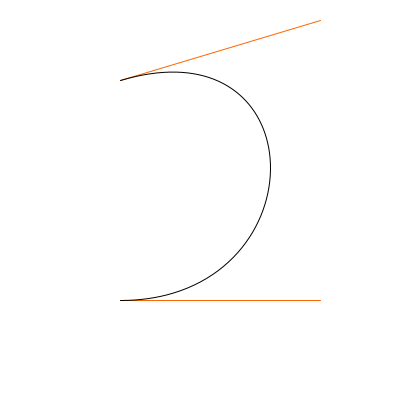
Frame 1 (no input)
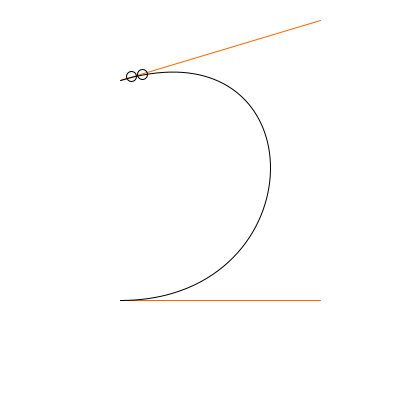
Frame 60 (the mouse pressed at the canvas centre just before this capture)
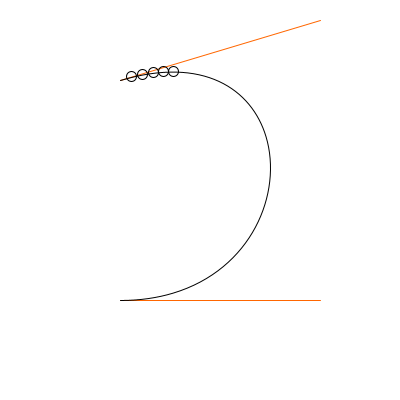
Frame 120 (the mouse held since frame 60 and released just before this capture)

The Processing sketch that drew these frames (run headless with seeded random() and noise(); from frame 60 on, the mouse is pressed at the canvas centre):

// Processing sketch: week12_05_bezier_ArrayList_class_Ball_draw_ArrayList_add
// ── week12_05_bezier_ArrayList_class_Ball_draw_ArrayList_add.pde
void setup(){
  size(400,400);
}
PVector p0=new PVector(120,80);
PVector p1=new PVector(320,20);
PVector p2=new PVector(320,300);
PVector p3=new PVector(120,300);
float t0=0.0;
ArrayList<Ball> balls=new ArrayList<Ball>();
void draw(){
  background(255);
  noFill();
  stroke(255,102,0);
  line(120,80,320,20);
  line(320,300,120,300);
  stroke(0,0,0);
  bezier(120,80,320,20,320,300,120,300);
  for(Ball ball:balls){
    ball.draw();
  }
  if(frameCount%20==0) balls.add(new Ball(p0,p1,p2,p3));
}
void mouseDragged(){
  t0+=0.01*(mouseX-pmouseY);
}
class Ball{
  PVector p0,p1,p2,p3;
  float t=0.0;
  Ball(PVector _p0,PVector _p1,PVector _p2,PVector _p3){
    p0=_p0;
    p1=_p1;
    p2=_p2;
    p3=_p3;
  }
  void draw(){
    float x=p0.x*(1-t)*(1-t)*(1-t)+3*p1.x*t*(1-t)*(1-t)+3*p2.x*t*t*(1-t)+p3.x*t*t*t;
    float y=p0.y*(1-t)*(1-t)*(1-t)+3*p1.y*t*(1-t)*(1-t)+3*p2.y*t*t*(1-t)+p3.y*t*t*t;
    ellipse(x,y,10,10);
    t+=0.001;
  }
}
